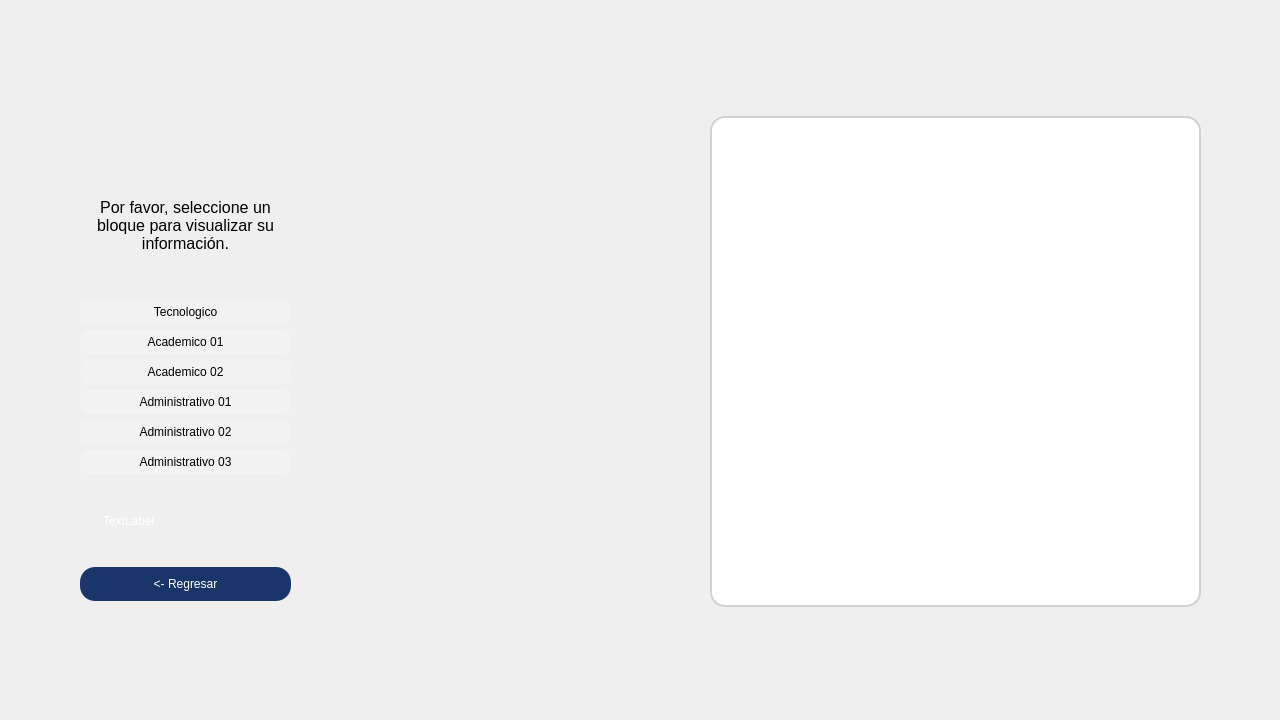
<?xml version="1.0" encoding="UTF-8"?>
<ui version="4.0">
 <class>LugarBloque</class>
 <widget class="QWidget" name="LugarBloque">
  <property name="geometry">
   <rect>
    <x>0</x>
    <y>0</y>
    <width>1280</width>
    <height>720</height>
   </rect>
  </property>
  <property name="minimumSize">
   <size>
    <width>1280</width>
    <height>720</height>
   </size>
  </property>
  <property name="maximumSize">
   <size>
    <width>1280</width>
    <height>720</height>
   </size>
  </property>
  <property name="windowTitle">
   <string>Form</string>
  </property>
  <widget class="QLabel" name="lblFondo">
   <property name="geometry">
    <rect>
     <x>0</x>
     <y>0</y>
     <width>1280</width>
     <height>720</height>
    </rect>
   </property>
   <property name="minimumSize">
    <size>
     <width>1280</width>
     <height>720</height>
    </size>
   </property>
   <property name="maximumSize">
    <size>
     <width>1280</width>
     <height>720</height>
    </size>
   </property>
   <property name="text">
    <string/>
   </property>
   <property name="pixmap">
    <pixmap resource="resources.qrc">:/img/img/lugarBloque.png</pixmap>
   </property>
   <property name="scaledContents">
    <bool>true</bool>
   </property>
  </widget>
  <widget class="QListWidget" name="listEspacios">
   <property name="geometry">
    <rect>
     <x>337</x>
     <y>118</y>
     <width>331</width>
     <height>491</height>
    </rect>
   </property>
   <property name="styleSheet">
    <string notr="true">QListWidget {
            background-color: transparent;
            padding: 5px;
            font: 14px 'Courier New';
            font-weight: bold;
            color: #FFFFFF;
            outline: 0;
        }</string>
   </property>
  </widget>
  <widget class="QLabel" name="labelImagenBloque">
   <property name="geometry">
    <rect>
     <x>710</x>
     <y>116</y>
     <width>491</width>
     <height>491</height>
    </rect>
   </property>
   <property name="styleSheet">
    <string notr="true">background-color: rgb(255, 255, 255);
border: 2px solid #D1D0D5;
border-radius: 15px;
 </string>
   </property>
   <property name="text">
    <string/>
   </property>
   <property name="scaledContents">
    <bool>false</bool>
   </property>
  </widget>
  <widget class="QLabel" name="label">
   <property name="geometry">
    <rect>
     <x>70</x>
     <y>160</y>
     <width>231</width>
     <height>131</height>
    </rect>
   </property>
   <property name="autoFillBackground">
    <bool>false</bool>
   </property>
   <property name="styleSheet">
    <string notr="true">
    font: 15px 'Courier New';             /* fuente moderna */
    border-radius: 15px;                  /* bordes redondeados */
    padding: 20px;
	color: rgb(0, 0, 0);
   background-color: none;
</string>
   </property>
   <property name="text">
    <string>&lt;html&gt;&lt;head/&gt;&lt;body&gt;&lt;p align=&quot;center&quot;&gt;&lt;span style=&quot; font-size:12pt; color:#000000;&quot;&gt;Por favor, seleccione un bloque para visualizar su información.&lt;/span&gt;&lt;/p&gt;&lt;/body&gt;&lt;/html&gt;</string>
   </property>
   <property name="alignment">
    <set>Qt::AlignmentFlag::AlignCenter</set>
   </property>
   <property name="wordWrap">
    <bool>true</bool>
   </property>
  </widget>
  <widget class="QWidget" name="widgetBotones" native="true">
   <property name="geometry">
    <rect>
     <x>80</x>
     <y>300</y>
     <width>211</width>
     <height>301</height>
    </rect>
   </property>
   <property name="styleSheet">
    <string notr="true">
            font: 16px 'Courier New';
            color: white;
            background-color: none;
            border-radius: 15px;
            padding: 10px 20px;
				border: 100px;
</string>
   </property>
   <layout class="QVBoxLayout" name="verticalLayout_2">
    <item>
     <widget class="QPushButton" name="btnTEC">
      <property name="styleSheet">
       <string notr="true">        QPushButton {
            font: 15px 'Courier New';
            color: black;
            background-color: #F2F2F2;
            border-radius: 8px;
            padding: 5px 20px;
            border: none;
        }</string>
      </property>
      <property name="text">
       <string>Tecnologico</string>
      </property>
     </widget>
    </item>
    <item>
     <widget class="QPushButton" name="btnACA1">
      <property name="styleSheet">
       <string notr="true">        QPushButton {
            font: 15px 'Courier New';
            color: black;
            background-color: #F2F2F2;
            border-radius: 8px;
            padding: 5px 20px;
            border: none;
        }</string>
      </property>
      <property name="text">
       <string>Academico 01</string>
      </property>
     </widget>
    </item>
    <item>
     <widget class="QPushButton" name="btnACA2">
      <property name="styleSheet">
       <string notr="true">        QPushButton {
            font: 15px 'Courier New';
            color: black;
            background-color: #F2F2F2;
            border-radius: 8px;
            padding: 5px 20px;
            border: none;
        }</string>
      </property>
      <property name="text">
       <string>Academico 02</string>
      </property>
     </widget>
    </item>
    <item>
     <widget class="QPushButton" name="btnAdmin1">
      <property name="styleSheet">
       <string notr="true">        QPushButton {
            font: 15px 'Courier New';
            color: black;
            background-color: #F2F2F2;
            border-radius: 8px;
            padding: 5px 20px;
            border: none;
        }</string>
      </property>
      <property name="text">
       <string>Administrativo 01</string>
      </property>
     </widget>
    </item>
    <item>
     <widget class="QPushButton" name="btnAdmin2">
      <property name="styleSheet">
       <string notr="true">        QPushButton {
            font: 15px 'Courier New';
            color: black;
            background-color: #F2F2F2;
            border-radius: 8px;
            padding: 5px 20px;
            border: none;
        }</string>
      </property>
      <property name="text">
       <string>Administrativo 02</string>
      </property>
     </widget>
    </item>
    <item>
     <widget class="QPushButton" name="btnAdmin3">
      <property name="styleSheet">
       <string notr="true">        QPushButton {
            font: 15px 'Courier New';
            color: black;
            background-color: #F2F2F2;
            border-radius: 8px;
            padding: 5px 20px;
            border: none;
        }</string>
      </property>
      <property name="text">
       <string>Administrativo 03</string>
      </property>
     </widget>
    </item>
    <item>
     <widget class="QLabel" name="label_2">
      <property name="text">
       <string>TextLabel</string>
      </property>
     </widget>
    </item>
    <item>
     <widget class="QPushButton" name="btnRegresar">
      <property name="styleSheet">
       <string notr="true">        QPushButton {
            font: 15px 'Courier New';
            color: white;
            background-color: #1A356A;
            border-radius: 15px;
            padding: 10px 10px;
            border: none;
        }</string>
      </property>
      <property name="text">
       <string>&lt;- Regresar</string>
      </property>
     </widget>
    </item>
   </layout>
  </widget>
 </widget>
 <resources>
  <include location="resources.qrc"/>
 </resources>
 <connections/>
</ui>
